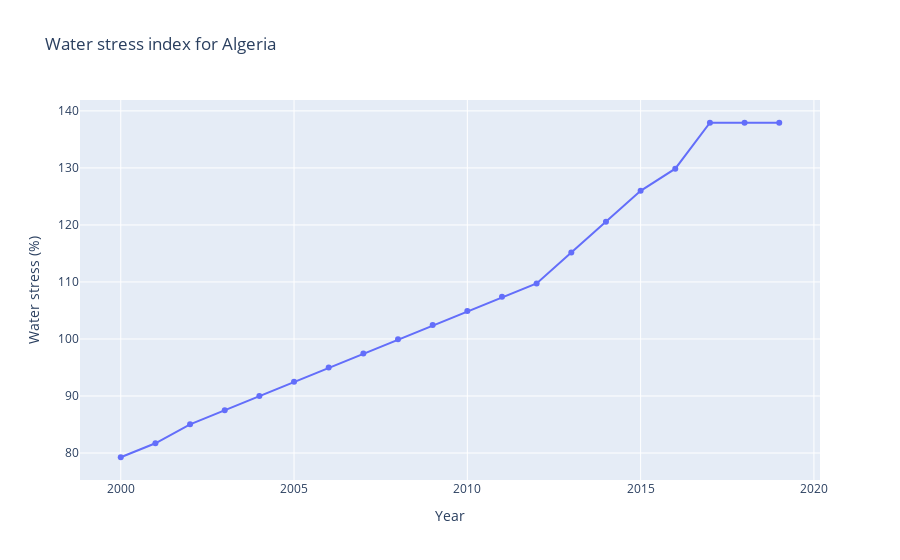

Notebook code for this chart:
### Markdown cell above
By comparing the maximum Water Stress values for years 2019 and 2000, one can notice an increase in extreme values (above 1000%).

We then decided to focus on Algeria, as this country was targeted by the Foggaras project mentioned in the first interview (see *Appendix C*).

### Code cell
# Select Algeria
df_wsi_algeria =  df_wsi_total[df_wsi_total[col_country_code] == "DZA"]

# Plot Algeria's WSI by year
fig = px.line(df_wsi_algeria,
    x = col_time_period,
    y = col_wsi,
    title = 'Water stress index for Algeria',
    markers = True)
fig.update_layout(xaxis_title='Year',
                  yaxis_title='Water stress (%)')
fig.show()

### Figure 1 — Plotly figure (JSON) as saved in the notebook; plotly's stock layout.template omitted (floating-point values rounded to 4 significant figures)
{"data": [{"hovertemplate": "TimePeriod=%{x}<br>Value=%{y}<extra></extra>", "legendgroup": "", "line": {"color": "#636efa", "dash": "solid"}, "marker": {"symbol": "circle"}, "mode": "markers+lines", "name": "", "orientation": "v", "showlegend": false, "type": "scatter", "x": [2000, 2001, 2002, 2003, 2004, 2005, 2006, 2007, 2008, 2009, 2010, 2011, 2012, 2013, 2014, 2015, 2016, 2017, 2018, 2019], "xaxis": "x", "y": [79.26, 81.71, 85.04, 87.52, 90.01, 92.49, 94.98, 97.46, 99.95, 102.4, 104.9, 107.4, 109.8, 115.2, 120.6, 126.0, 129.9, 137.9, 137.9, 137.9], "yaxis": "y"}], "layout": {"autosize": true, "legend": {"tracegroupgap": 0}, "title": {"text": "Water stress index for Algeria"}, "xaxis": {"anchor": "y", "autorange": true, "domain": [0, 1], "range": [1999.0, 2020.0], "title": {"text": "Year"}, "type": "linear"}, "yaxis": {"anchor": "x", "autorange": true, "domain": [0, 1], "range": [74.42, 142.8], "title": {"text": "Water stress (%)"}, "type": "linear"}}}
